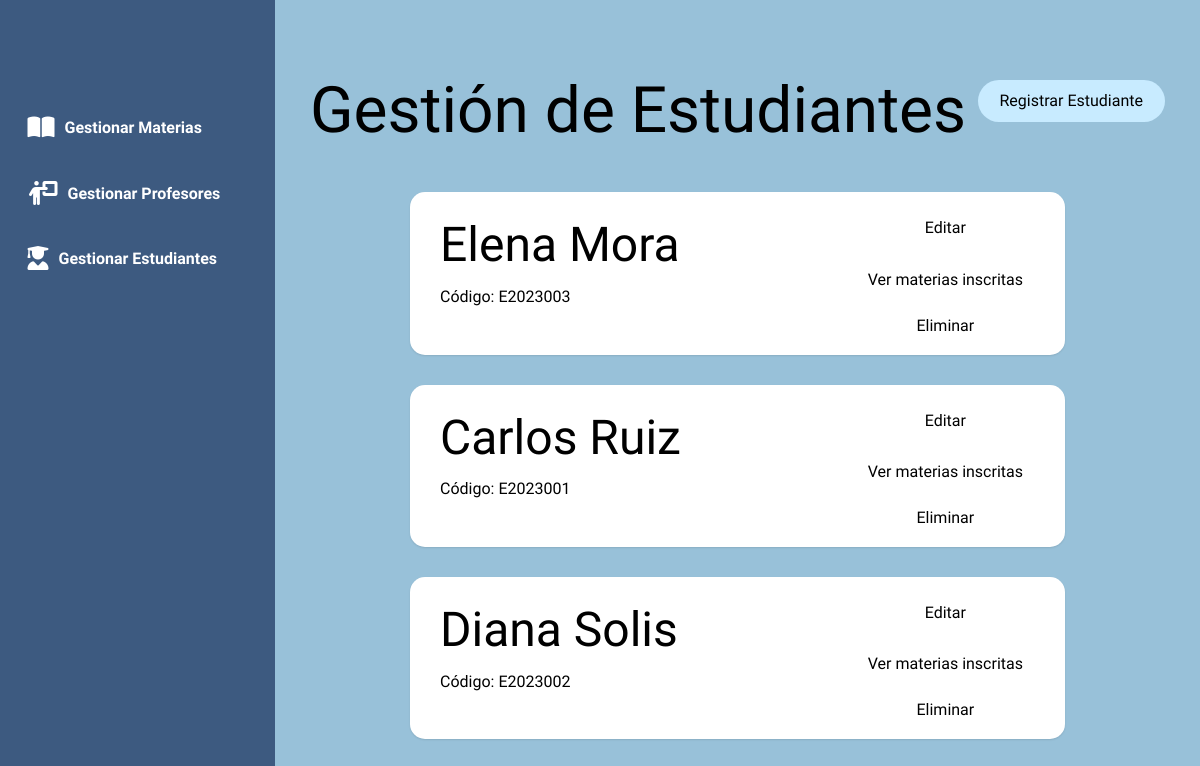
Page /estudiantes on the committed database.
### models.py (models this page shows)
class Estudiante(Base):
    __tablename__ = 'estudiantes'
    id = Column(Integer, primary_key=True)
    nombre = Column(String(50), nullable=False)
    apellido = Column(String(50), nullable=False)
    codigo_estudiante = Column(String(20), unique=True, nullable=False)
    is_active = Column(Boolean, default=True, nullable=False)

### app.py (the view)
@app.route('/estudiantes')
def lista_estudiantes():
    estudiantes = session.query(Estudiante).filter_by(is_active=True).order_by(Estudiante.apellido).all()
    return render_template('estudiantes.html', estudiantes=estudiantes)

### templates/estudiantes.html (shortened to what this page needs)
{% extends "base.html" %} {% block title %}Gestión de Estudiantes{% endblock %}
{% block content %}
<div class="header">
    <h1>Gestión de Estudiantes</h1>
    <a href="{{ url_for('nuevo_estudiante') }}" class="btn create-btn">Registrar Estudiante</a>
</div>
{% for estudiante in estudiantes %}
	<div class="card">
		<div>
			<h2>{{ estudiante.nombre }} {{ estudiante.apellido }}</h2>
			<p>Código: {{ estudiante.codigo_estudiante }}</p>
		</div>
		<div class="action-buttons">
			<a href="{{ url_for('editar_estudiante', estudiante_id=estudiante.id) }}" class="btn btn-card">Editar</a>
			<a href="{{ url_for('detalle_inscripcion_estudiante', estudiante_id=estudiante.id) }}" class="btn btn-card">Ver materias inscritas</a>
			<form action="{{ url_for('eliminar_estudiante', estudiante_id=estudiante.id) }}" method="POST" style="display:inline;" onsubmit="return confirm('¿Seguro que deseas eliminar este estudiante?');">
				<button type="submit" class="btn btn-delete">Eliminar</button>
			</form>
		</div>
	</div>
{% else %}
	<p>No hay estudiantes registrados.</p>
{% endfor %}
{% endblock %}

### static/css/styles.css (style rules this page uses)
body { font-family: kadwa, -apple-system, BlinkMacSystemFont, "Segoe UI", Roboto, "Helvetica Neue", Arial, sans-serif; line-height: 1.6; margin: 0; background-color: #98C1D9; color: #000; }
h1, h2, h3, p { font-weight: 100; margin: 0; }
h1 { font-size: 64px; margin-block-start: 20px; }
h2 { font-size: 48px; }
.header { display: flex; justify-content: space-between; align-items: center; }
.card { display: flex; justify-content: space-between; background-color: #ffffff; padding-inline: 30px; padding-block: 15px; margin-block: 30px; margin-inline: 100px; border-radius: 15px; box-shadow: 0px 1px 2px rgba(0, 0, 0, 0.1); transition: 0.25s ease-in; }
.action-buttons { display: flex; flex-direction: column; align-items: center; gap: 10px; }
.btn { text-decoration: none; cursor: pointer; text-align: center; padding: 8px 12px; border-radius: 50px; color: #000000; }
.btn-card { width: 100%; transition: 0.10s linear; }
.btn-delete { font-family: inherit; font-size: inherit; border: none; padding: 5px 45px; transition: 0.10s linear; background-color: transparent; }
.create-btn { background-color: #C8EBFF; padding: 8px 22px; }

### rows in the picture
Estudiante: nombre "Elena", apellido "Mora", codigo_estudiante "E2023003"
Estudiante: nombre "Carlos", apellido "Ruiz", codigo_estudiante "E2023001"
Estudiante: nombre "Diana", apellido "Solis", codigo_estudiante "E2023002"
